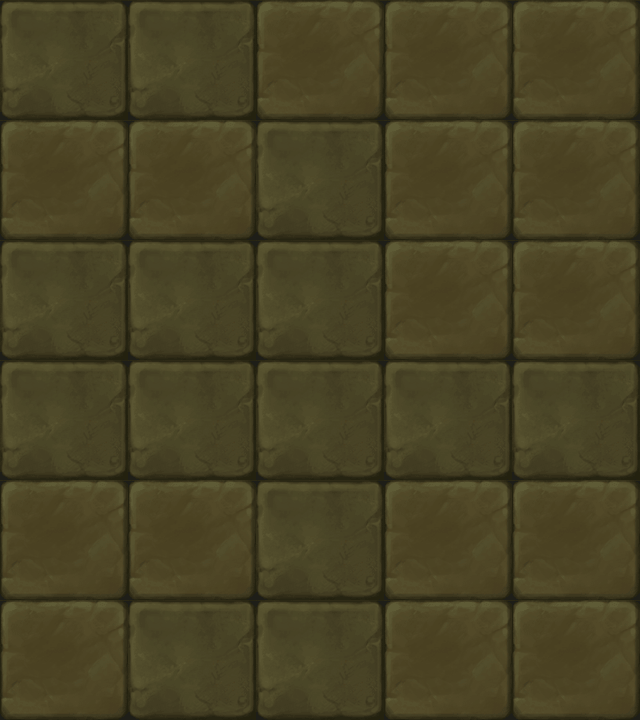

Tiled map render using the project's own tile images. Description and the map definition, with tile-layer contents summarised, below:
An orthogonal 5x6 tile map with 128x120 px tiles, 1 tile layer (块层 1).

<map version="1.0" orientation="orthogonal" width="5" height="6" tilewidth="128" tileheight="120">
 <tileset firstgid="1" name="map037" tilewidth="128" tileheight="120">
  <image source="map037.png" width="256" height="120" />
 </tileset>
 <layer name="块层 1" width="5" height="6">
  <data>[30 cells, 30 non-empty, 2 distinct tile ids]</data>
 </layer>
</map>
